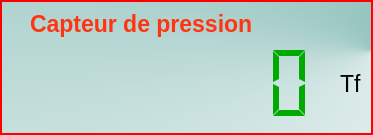
<?xml version="1.0" encoding="UTF-8"?>
<ui version="4.0">
 <class>PressureWidget</class>
 <widget class="QDialog" name="PressureWidget">
  <property name="geometry">
   <rect>
    <x>0</x>
    <y>0</y>
    <width>373</width>
    <height>135</height>
   </rect>
  </property>
  <property name="windowTitle">
   <string>Form</string>
  </property>
  <property name="styleSheet">
   <string notr="true">QDialog#PressureWidget {
border: 2px solid;
border-color: rgb(255, 0, 0);
background-color: qconicalgradient(cx:1, cy:0.381, angle:0, stop:0 rgba(115, 177, 170, 255), stop:1 rgba(255, 255, 255, 255));
}

QWidget {
font-size: 17pt;
border: none;
background-color:none;
}</string>
  </property>
  <layout class="QVBoxLayout" name="verticalLayout">
   <item>
    <layout class="QHBoxLayout" name="horizontalLayout_2">
     <item>
      <widget class="QLabel" name="lblIcon">
       <property name="text">
        <string/>
       </property>
       <property name="pixmap">
        <pixmap resource="napilcd_res.qrc">:/napilcd/images/pressure.png</pixmap>
       </property>
       <property name="alignment">
        <set>Qt::AlignLeading|Qt::AlignLeft|Qt::AlignTop</set>
       </property>
      </widget>
     </item>
     <item>
      <widget class="QLabel" name="lblPressure">
       <property name="sizePolicy">
        <sizepolicy hsizetype="Expanding" vsizetype="Preferred">
         <horstretch>0</horstretch>
         <verstretch>0</verstretch>
        </sizepolicy>
       </property>
       <property name="font">
        <font>
         <pointsize>17</pointsize>
         <weight>75</weight>
         <bold>true</bold>
        </font>
       </property>
       <property name="styleSheet">
        <string notr="true">color: rgb(255, 52, 16);</string>
       </property>
       <property name="text">
        <string>Capteur de pression</string>
       </property>
       <property name="alignment">
        <set>Qt::AlignLeading|Qt::AlignLeft|Qt::AlignTop</set>
       </property>
       <property name="wordWrap">
        <bool>true</bool>
       </property>
      </widget>
     </item>
    </layout>
   </item>
   <item>
    <layout class="QHBoxLayout" name="horizontalLayout">
     <item>
      <widget class="QLCDNumber" name="lcdNumber">
       <property name="sizePolicy">
        <sizepolicy hsizetype="Expanding" vsizetype="Expanding">
         <horstretch>0</horstretch>
         <verstretch>0</verstretch>
        </sizepolicy>
       </property>
       <property name="palette">
        <palette>
         <active>
          <colorrole role="WindowText">
           <brush brushstyle="SolidPattern">
            <color alpha="255">
             <red>0</red>
             <green>170</green>
             <blue>0</blue>
            </color>
           </brush>
          </colorrole>
          <colorrole role="Text">
           <brush brushstyle="SolidPattern">
            <color alpha="255">
             <red>0</red>
             <green>170</green>
             <blue>0</blue>
            </color>
           </brush>
          </colorrole>
          <colorrole role="ButtonText">
           <brush brushstyle="SolidPattern">
            <color alpha="255">
             <red>0</red>
             <green>170</green>
             <blue>0</blue>
            </color>
           </brush>
          </colorrole>
         </active>
         <inactive>
          <colorrole role="WindowText">
           <brush brushstyle="SolidPattern">
            <color alpha="255">
             <red>0</red>
             <green>170</green>
             <blue>0</blue>
            </color>
           </brush>
          </colorrole>
          <colorrole role="Text">
           <brush brushstyle="SolidPattern">
            <color alpha="255">
             <red>0</red>
             <green>170</green>
             <blue>0</blue>
            </color>
           </brush>
          </colorrole>
          <colorrole role="ButtonText">
           <brush brushstyle="SolidPattern">
            <color alpha="255">
             <red>0</red>
             <green>170</green>
             <blue>0</blue>
            </color>
           </brush>
          </colorrole>
         </inactive>
         <disabled>
          <colorrole role="WindowText">
           <brush brushstyle="SolidPattern">
            <color alpha="255">
             <red>120</red>
             <green>120</green>
             <blue>120</blue>
            </color>
           </brush>
          </colorrole>
          <colorrole role="Text">
           <brush brushstyle="SolidPattern">
            <color alpha="255">
             <red>120</red>
             <green>120</green>
             <blue>120</blue>
            </color>
           </brush>
          </colorrole>
          <colorrole role="ButtonText">
           <brush brushstyle="SolidPattern">
            <color alpha="255">
             <red>120</red>
             <green>120</green>
             <blue>120</blue>
            </color>
           </brush>
          </colorrole>
         </disabled>
        </palette>
       </property>
       <property name="frameShape">
        <enum>QFrame::NoFrame</enum>
       </property>
       <property name="digitCount">
        <number>7</number>
       </property>
       <property name="segmentStyle">
        <enum>QLCDNumber::Flat</enum>
       </property>
      </widget>
     </item>
     <item>
      <widget class="QLabel" name="lblUnit">
       <property name="font">
        <font>
         <pointsize>17</pointsize>
        </font>
       </property>
       <property name="text">
        <string>Tf</string>
       </property>
      </widget>
     </item>
    </layout>
   </item>
  </layout>
 </widget>
 <resources>
  <include location="napilcd_res.qrc"/>
 </resources>
 <connections/>
</ui>
